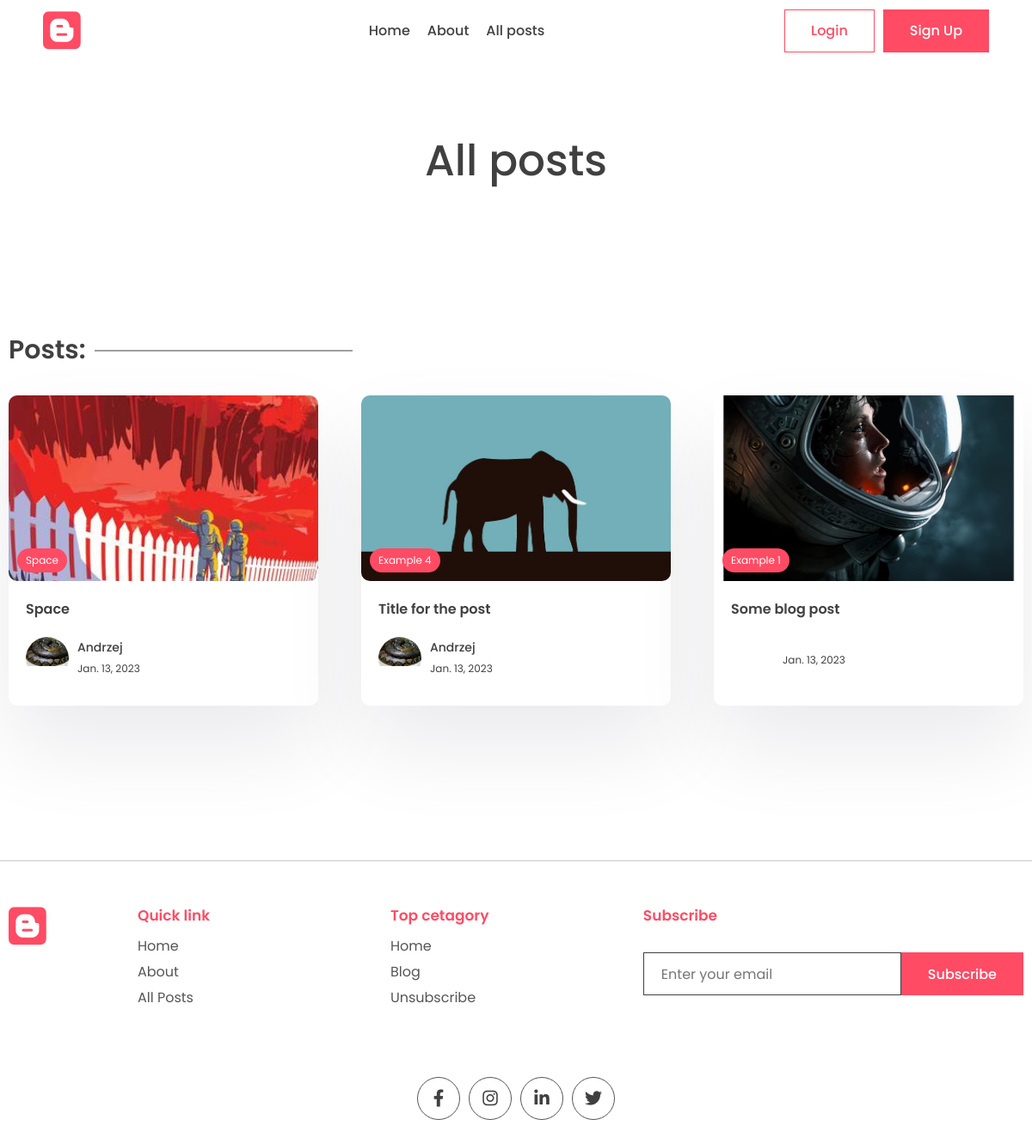
Before: /all-posts with the older database file.
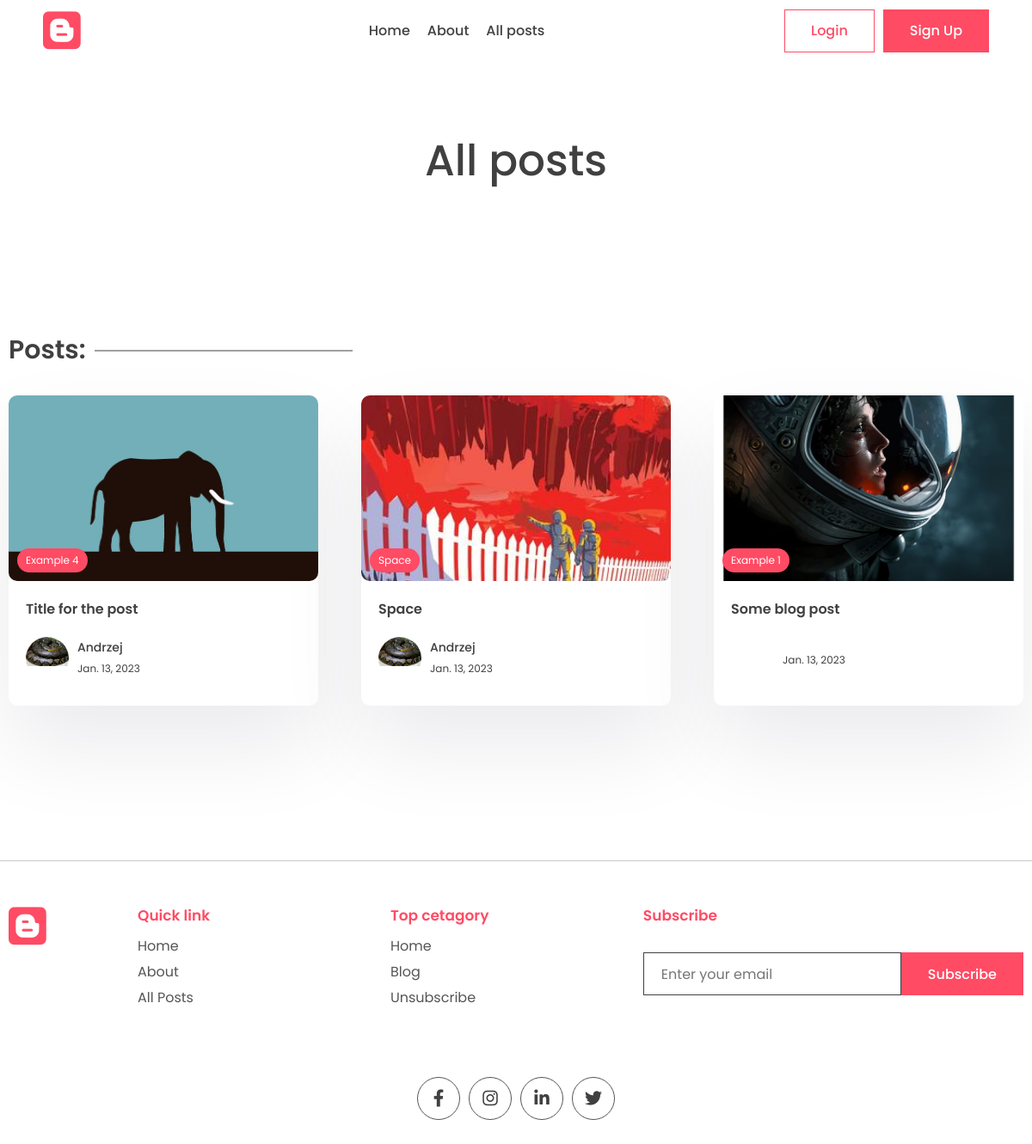
After: the same page with the newer database file.
### app/models.py (models this page shows, shortened)
class Post(models.Model):
    title = models.CharField(max_length=200)
    content = tinymce_models.HTMLField()
    last_updated = models.DateTimeField(auto_now=True)
    slug = models.SlugField(max_length=200, unique=True)
    image = models.ImageField(upload_to="images/", default="images/no_image.jpg")
    view_count = models.IntegerField(null=True, blank=True)
    is_featured = models.BooleanField(default=False)
    tags = models.ManyToManyField(Tag, related_name="post")
    author = models.ForeignKey(User, on_delete=models.CASCADE, null=True, blank=True)
    likes = models.ManyToManyField(User, related_name="blog_post")
    bookmarks = models.ManyToManyField(User, related_name="bookmarks", blank=True)

class Tag(models.Model):
    name = models.CharField(max_length=100)
    description = models.CharField(max_length=100)
    slug = models.SlugField(max_length=200, unique=True)

class Profile(models.Model):
    user = models.OneToOneField(User, on_delete=models.CASCADE)
    profile_image = models.ImageField(null=True, blank=True, upload_to="images/")
    slug = models.SlugField(max_length=200, unique=True)
    bio = models.CharField(max_length=200)

### app/views.py (the view)
# urls.py: path("all-posts", views.all_posts_page, name="all_posts"),
def all_posts_page(request):
    posts = Post.objects.all().order_by("-last_updated")
    context = {"posts": posts}
    return render(request, "app/all_posts.html", context)

### app/templates/app/all_posts.html (shortened to what this page needs)
{% extends 'base.html' %}
{% block content %}
<main class="sp">
    <div class="container">
        <center>
            <div class="typo">
                <h1 class="title">All posts</h1>
            </div>
        </center>
    </div>
</main>
<section class="sp">
    <div class="container">
        <h1 class="sec-title">Posts:</h1>
        <div class="grid-3">
            {% for post in posts %}
            <a href="{% url 'post_page' post.slug %}">
                <div class="card">
                    <div class="post-img">
                        {% if post.image %}
                        <img src="{{post.image.url}}" alt="" />
                        {% endif %}
                        <div class="tag">{{post.tags.all.0.name}}</div>
                    </div>
                    <div class="card-content">
                        <h3>
                            {{post.title}}
                        </h3>
                        <div class="author">
                            <div class="profile-pic">
                                <img src="{{post.author.profile.profile_image.url}}" alt="" />
                            </div>
                            <div class="details">
                                <p>{{post.author.first_name}}</p>
                                <small>{{post.last_updated|date}}</small>
                            </div>
                        </div>
                    </div>
                </div>
            </a>
            {% endfor %}
        </div>
    </div>
</section>
{% endblock content %}

Changed rows visible on the page:
changed Post "Title for the post": moves up the list
